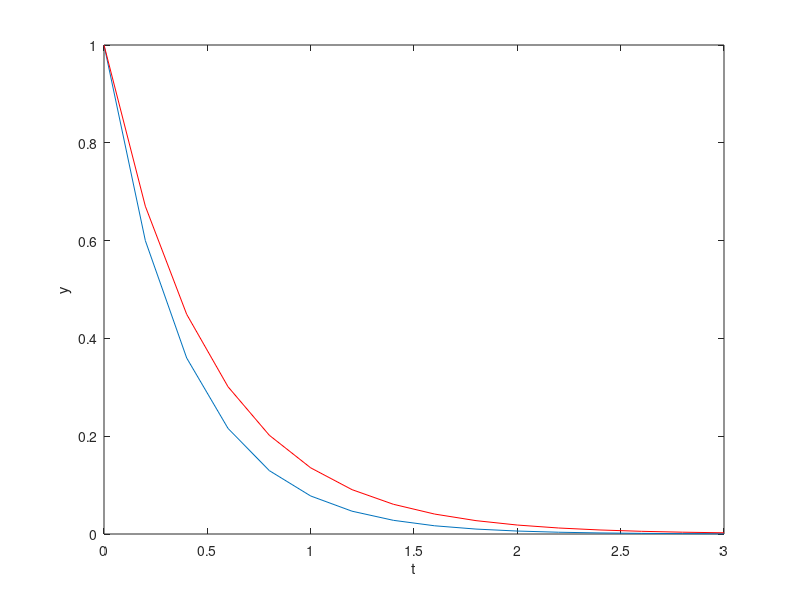

Write the MATLAB code that produced this figure.
function fwdEulerExerciseWithAnalyticalSol

deltaTau = 0.2;
maxT = 3;
X_initial = 1;

t = 0:deltaTau:maxT;
X = zeros(size(t));
numIterations = maxT/deltaTau;

X(1) = X_initial;
for i=1:numIterations
	X(i+1) = X(i) + f(X(i))*deltaTau;
end

disp( X(end) )
  
plot(t,X);
xlabel('t');
ylabel('y');
  
hold on;
y = X_initial * exp(-2*t);
plot(t,y,'r');
hold off;


function dx_dt=f(x)
  gamma = 2;
  dx_dt = -gamma * x;
